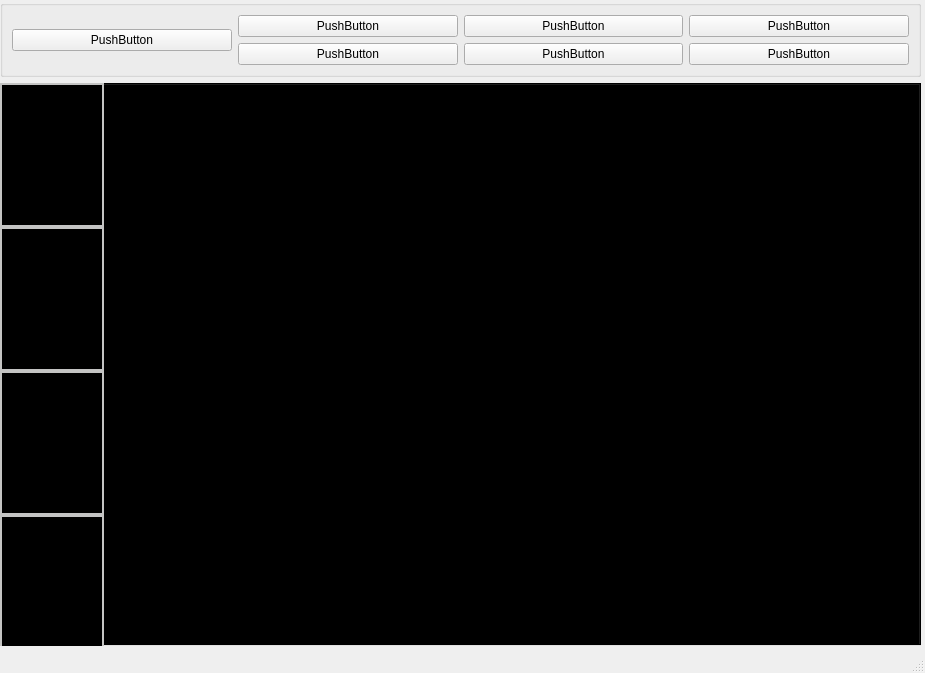
<?xml version="1.0" encoding="UTF-8"?>
<ui version="4.0">
 <class>MainWindow</class>
 <widget class="QMainWindow" name="MainWindow">
  <property name="geometry">
   <rect>
    <x>0</x>
    <y>0</y>
    <width>925</width>
    <height>673</height>
   </rect>
  </property>
  <property name="windowTitle">
   <string>MainWindow</string>
  </property>
  <widget class="QWidget" name="centralwidget">
   <widget class="QWidget" name="">
    <property name="geometry">
     <rect>
      <x>0</x>
      <y>0</y>
      <width>921</width>
      <height>646</height>
     </rect>
    </property>
    <layout class="QGridLayout" name="gridLayout_2">
     <item row="1" column="0">
      <widget class="QTabWidget" name="tabWidget">
       <property name="enabled">
        <bool>true</bool>
       </property>
       <property name="minimumSize">
        <size>
         <width>100</width>
         <height>100</height>
        </size>
       </property>
       <property name="baseSize">
        <size>
         <width>100</width>
         <height>100</height>
        </size>
       </property>
       <property name="layoutDirection">
        <enum>Qt::LeftToRight</enum>
       </property>
       <property name="styleSheet">
        <string notr="true">QTabBar::tab {
	min-width: 100px;
	max-width: 150px;
	min-height: 140px;
    background: #000000;
    border: 2px solid #C4C4C3;
	text-color: #999999;
}
QWidget {background-color: black }</string>
       </property>
       <property name="tabPosition">
        <enum>QTabWidget::West</enum>
       </property>
       <property name="tabShape">
        <enum>QTabWidget::Rounded</enum>
       </property>
       <property name="currentIndex">
        <number>0</number>
       </property>
       <property name="iconSize">
        <size>
         <width>100</width>
         <height>100</height>
        </size>
       </property>
       <property name="elideMode">
        <enum>Qt::ElideNone</enum>
       </property>
       <property name="usesScrollButtons">
        <bool>false</bool>
       </property>
       <property name="documentMode">
        <bool>false</bool>
       </property>
       <widget class="QWidget" name="tab">
        <attribute name="icon">
         <iconset>
          <normalon>../../../../../../../../../../Desktop/DGUS/BLOCKS_DGUS_R21_V1/27_Icons/Pngs/51.png</normalon>
          <activeoff>../../../../../../../../../../Desktop/DGUS/BLOCKS_DGUS_R21_V1/27_Icons/Pngs/50.png</activeoff>
         </iconset>
        </attribute>
        <attribute name="title">
         <string/>
        </attribute>
       </widget>
       <widget class="QWidget" name="Filament">
        <attribute name="title">
         <string>Filament</string>
        </attribute>
       </widget>
       <widget class="QWidget" name="tab_2">
        <attribute name="title">
         <string>Page</string>
        </attribute>
       </widget>
       <widget class="QWidget" name="tab_3">
        <attribute name="title">
         <string>Page</string>
        </attribute>
       </widget>
      </widget>
     </item>
     <item row="0" column="0">
      <widget class="QGroupBox" name="">
       <layout class="QGridLayout" name="gridLayout">
        <item row="0" column="2">
         <widget class="QPushButton" name="pushButton_2">
          <property name="text">
           <string>PushButton</string>
          </property>
         </widget>
        </item>
        <item row="1" column="1">
         <widget class="QPushButton" name="pushButton_4">
          <property name="text">
           <string>PushButton</string>
          </property>
         </widget>
        </item>
        <item row="0" column="0" rowspan="2">
         <widget class="QPushButton" name="pushButton_7">
          <property name="text">
           <string>PushButton</string>
          </property>
         </widget>
        </item>
        <item row="1" column="3">
         <widget class="QPushButton" name="pushButton_6">
          <property name="text">
           <string>PushButton</string>
          </property>
         </widget>
        </item>
        <item row="1" column="2">
         <widget class="QPushButton" name="pushButton_5">
          <property name="text">
           <string>PushButton</string>
          </property>
         </widget>
        </item>
        <item row="0" column="1">
         <widget class="QPushButton" name="pushButton">
          <property name="styleSheet">
           <string notr="true">QWidget{
	// background: #333333
}</string>
          </property>
          <property name="text">
           <string>PushButton</string>
          </property>
         </widget>
        </item>
        <item row="0" column="3">
         <widget class="QPushButton" name="pushButton_3">
          <property name="text">
           <string>PushButton</string>
          </property>
         </widget>
        </item>
       </layout>
      </widget>
     </item>
    </layout>
   </widget>
  </widget>
  <widget class="QMenuBar" name="menubar">
   <property name="geometry">
    <rect>
     <x>0</x>
     <y>0</y>
     <width>925</width>
     <height>22</height>
    </rect>
   </property>
  </widget>
  <widget class="QStatusBar" name="statusbar"/>
 </widget>
 <resources/>
 <connections/>
</ui>
